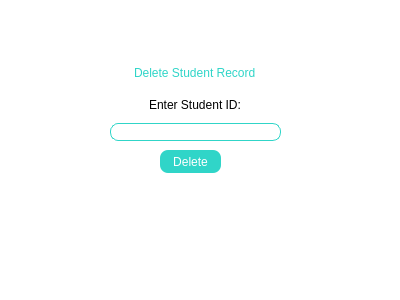
<?xml version="1.0" encoding="UTF-8"?>
<ui version="4.0">
 <class>deleterecordwindow</class>
 <widget class="QWidget" name="deleterecordwindow">
  <property name="geometry">
   <rect>
    <x>0</x>
    <y>0</y>
    <width>400</width>
    <height>300</height>
   </rect>
  </property>
  <property name="windowTitle">
   <string>Form</string>
  </property>
  <property name="styleSheet">
   <string notr="true">background-color: white;
color: black;</string>
  </property>
  <widget class="QWidget" name="verticalLayoutWidget">
   <property name="geometry">
    <rect>
     <x>110</x>
     <y>60</y>
     <width>171</width>
     <height>81</height>
    </rect>
   </property>
   <layout class="QVBoxLayout" name="verticalLayout_3">
    <item alignment="Qt::AlignmentFlag::AlignHCenter">
     <widget class="QLabel" name="label_2">
      <property name="styleSheet">
       <string notr="true">font: 700 11pt &quot;Arial Rounded MT&quot;;
color: rgb(48, 213, 200)</string>
      </property>
      <property name="text">
       <string>Delete Student Record</string>
      </property>
     </widget>
    </item>
    <item alignment="Qt::AlignmentFlag::AlignHCenter">
     <widget class="QLabel" name="label">
      <property name="styleSheet">
       <string notr="true">font: 9pt &quot;Arial&quot;;
color: black;</string>
      </property>
      <property name="text">
       <string>Enter Student ID:</string>
      </property>
     </widget>
    </item>
    <item>
     <widget class="QLineEdit" name="studentIdLineEdit">
      <property name="styleSheet">
       <string notr="true">border: 1px solid rgb(48, 213, 200);
background-color: rgb(255, 255, 255);
border-radius: 8px;  
color: black;</string>
      </property>
      <property name="text">
       <string/>
      </property>
     </widget>
    </item>
   </layout>
  </widget>
  <widget class="QPushButton" name="deleteButton">
   <property name="geometry">
    <rect>
     <x>160</x>
     <y>150</y>
     <width>61</width>
     <height>23</height>
    </rect>
   </property>
   <property name="styleSheet">
    <string notr="true">background-color: rgb(48, 213, 200);
color: white;
border-width: 2px;
border-radius: 8px;
font: 700 9pt &quot;Arial&quot;;</string>
   </property>
   <property name="text">
    <string>Delete</string>
   </property>
  </widget>
 </widget>
 <resources/>
 <connections/>
</ui>
